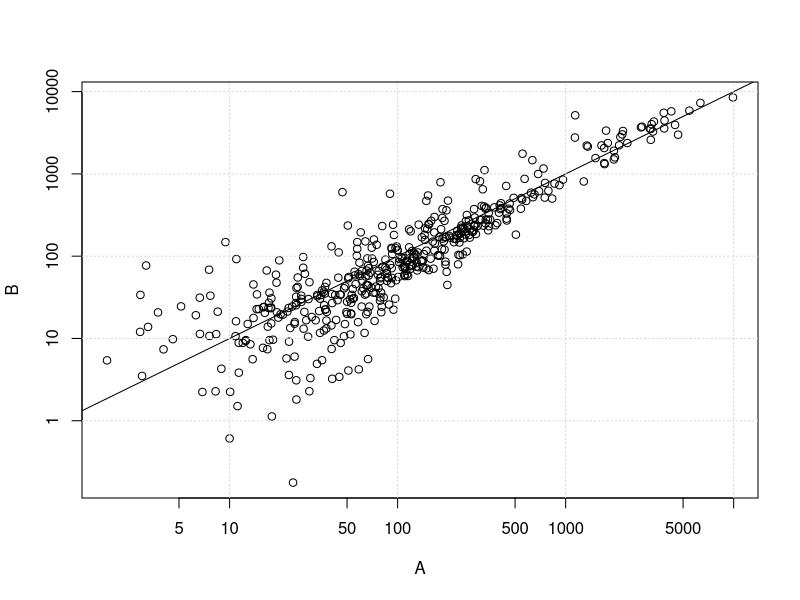
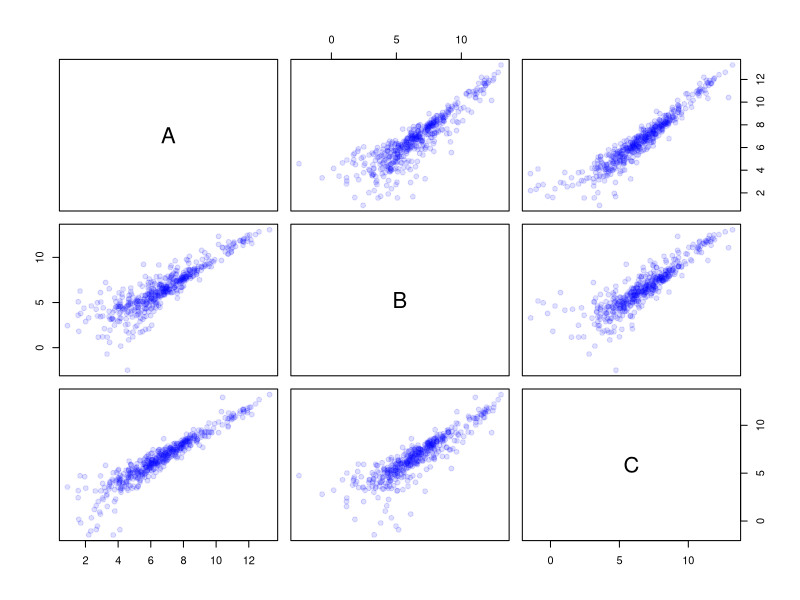
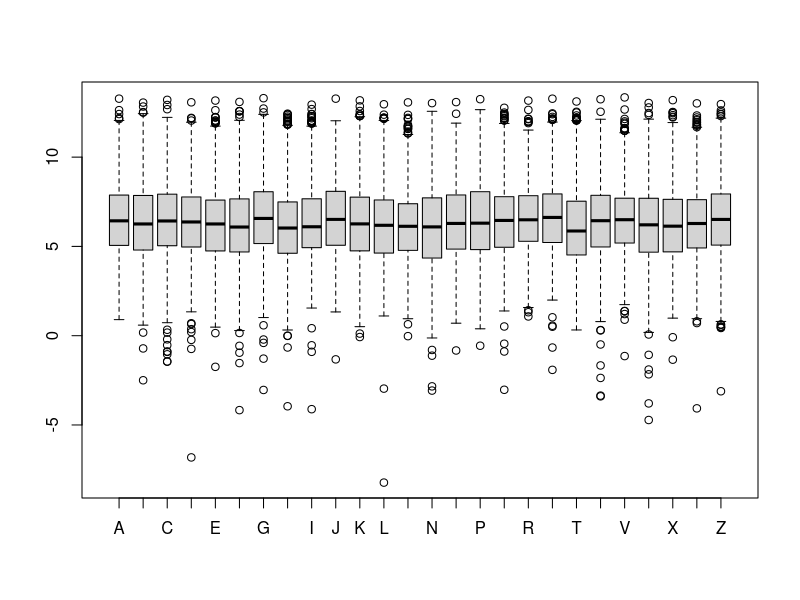
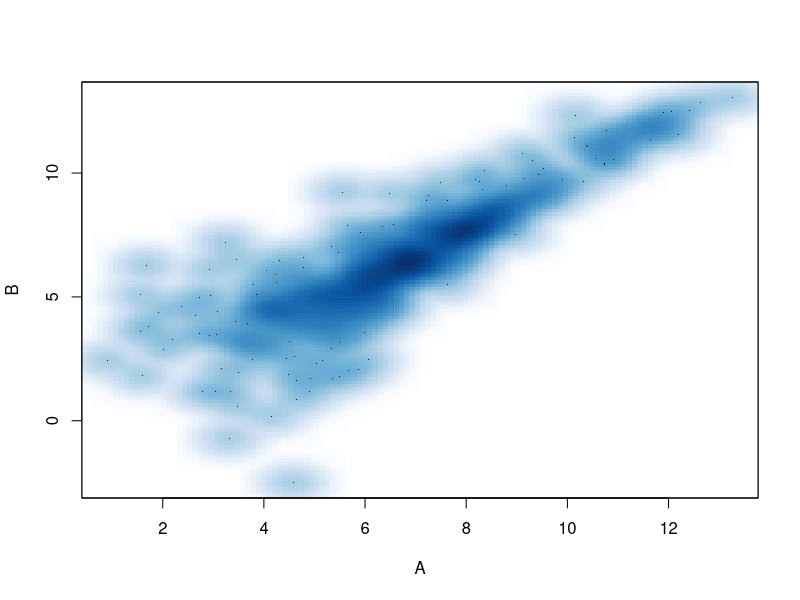

The R script that drew these images, in order:

## @knitr env, echo=FALSE, massage = FALSE
suppressPackageStartupMessages(library(Biobase))
data(sample.ExpressionSet)


## @knitr plotcode, eval = FALSE, tidy = FALSE
## plot(exprs(sample.ExpressionSet[, 1]),
##      exprs(sample.ExpressionSet[, 2]),
##      log = "xy",
##      xlab = sampleNames(sample.ExpressionSet)[1],
##      ylab = sampleNames(sample.ExpressionSet)[2])
## abline(0, 1)
## grid()


## @knitr label=plotfig1, echo=FALSE, fig.width=5, fig.height=4, tidy=FALSE, warning = FALSE
plot(exprs(sample.ExpressionSet[, 1]), 
     exprs(sample.ExpressionSet[, 2]), 
     log = "xy", 
     xlab = sampleNames(sample.ExpressionSet)[1],
     ylab = sampleNames(sample.ExpressionSet)[2])
abline(0, 1)
grid()


## @knitr plotcode0, eval = FALSE, tidy = FALSE
## pairs(log2(exprs(sample.ExpressionSet)[, 1:4]),
##       pch = 19,
##       col = "#0000FF20")


## @knitr label=plotfig2,echo=FALSE,fig.width=3.5,fig.height=3.5,tidy=FALSE, warning = FALSE
pairs(log2(exprs(sample.ExpressionSet)[, 1:3]),
      pch = 19,
      col = "#0000FF20")


## @knitr plotcode1, eval = FALSE
## boxplot(log2(exprs(sample.ExpressionSet)))


## @knitr label=plotfig3,echo=FALSE,fig.width=5,fig.height=4,tidy=FALSE
boxplot(log2(exprs(sample.ExpressionSet)))


## @knitr label=plotfig4,echo=TRUE,fig.width=5,fig.height=4,tidy=FALSE, warning = FALSE, message = FALSE
smoothScatter(log2(exprs(sample.ExpressionSet)[, 1:2]))
